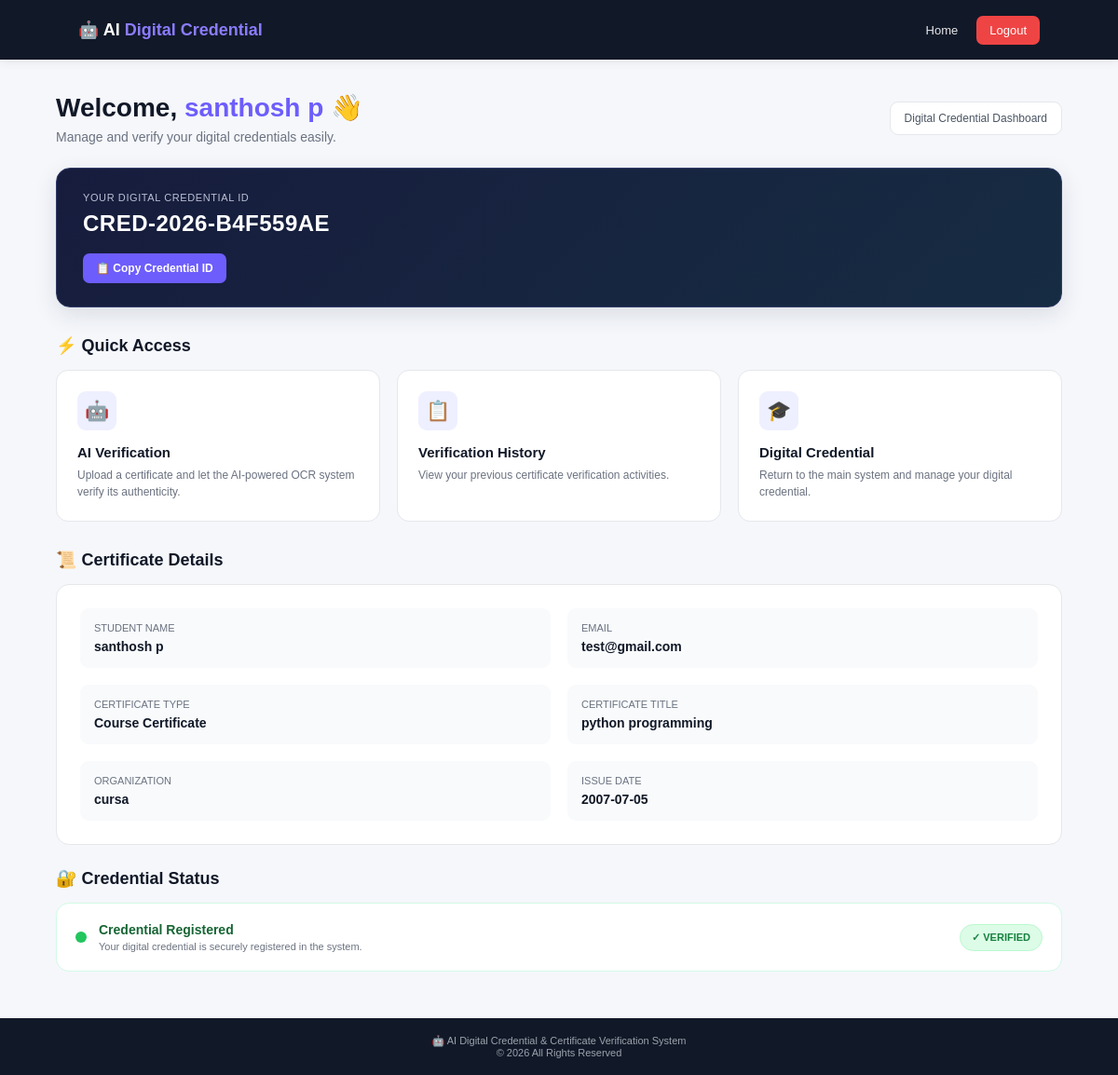
Page /dashboard (signed in) on the committed database.
### tables this page shows
CREATE TABLE users (

            id INTEGER PRIMARY KEY AUTOINCREMENT,

            name TEXT NOT NULL,

            email TEXT UNIQUE NOT NULL,

            password TEXT NOT NULL,

            credential_id TEXT UNIQUE NOT NULL,

            certificate_type TEXT NOT NULL,

            certificate_title TEXT NOT NULL,

            organization TEXT NOT NULL,

            issue_date TEXT NOT NULL

        , certificate_file TEXT, validation_code TEXT);

### app.py (the view)
@app.route("/dashboard")
def dashboard():
    if "student_id" not in session:
        return redirect(
            url_for("home")
        )
    conn = get_db()
    user = conn.execute(
        """
        SELECT *
        FROM users
        WHERE id = ?
        """,
        (
            session["student_id"],
        )
    ).fetchone()
    if not user:
        conn.close()
        return redirect(
            url_for("home")
        )
    history = conn.execute(
        """
        SELECT *
        FROM verification_history
        WHERE credential_id = ?
        ORDER BY id DESC
        LIMIT 1
        """,
        (
            user["credential_id"],
        )
    ).fetchone()
    upload_count = conn.execute(
        """
        SELECT COUNT(*)
        FROM certificate_uploads
        WHERE credential_id = ?
        """,
        (
            user["credential_id"],
        )
    ).fetchone()[0]
    conn.close()
    return render_template(
        "dashboard.html",
        user=dict(user),
        history=dict(history)
        if history
        else None,
        upload_count=upload_count
    )

### app.py (called while the page is built)
def get_db():
    conn = sqlite3.connect(DB_PATH)
    conn.row_factory = sqlite3.Row
    return conn

### dashboard.html (shortened to what this page needs)
<!DOCTYPE html>
<html lang="en">
<head>
</head>
<body>
<nav class="navbar">
    <div class="logo">
        🤖 AI <span>Digital Credential</span>
    </div>
    <div class="nav-right">
        <a href="{{ url_for('home') }}">
            Home
        </a>
        <a href="{{ url_for('logout') }}"
           class="logout-btn">
            Logout
        </a>
    </div>
</nav>
<main class="main">
    <section class="welcome">
        <div>
            <h1>
                Welcome,
                <span>{{ user.name }}</span> 👋
            </h1>
            <p>
                Manage and verify your digital credentials easily.
            </p>
        </div>
        <div class="date-box">
            {{ now if now else "Digital Credential Dashboard" }}
        </div>
    </section>
    <section class="credential-card">
        <div class="credential-label">
            Your Digital Credential ID
        </div>
        <div class="credential-id"
             id="credentialId">
            {{ user.credential_id or "Not Assigned" }}
        </div>
        <button class="copy-btn"
                onclick="copyCredential()">
            📋 Copy Credential ID
        </button>
    </section>
    <h2 class="section-title">
        ⚡ Quick Access
    </h2>
    <section class="quick-grid">
        <a href="{{ url_for('ai_verify') }}"
           class="quick-card">
            <div class="quick-icon">
                🤖
            </div>
            <h3>
                AI Verification
            </h3>
            <p>
                Upload a certificate and let the
                AI-powered OCR system verify its
                authenticity.
            </p>
        </a>
        <a href="{{ url_for('verification_history') }}"
           class="quick-card">
            <div class="quick-icon">
                📋
            </div>
            <h3>
                Verification History
            </h3>
            <p>
                View your previous certificate
                verification activities.
            </p>
        </a>
        <a href="{{ url_for('home') }}"
           class="quick-card">
            <div class="quick-icon">
                🎓
            </div>
            <h3>
                Digital Credential
            </h3>
            <p>
                Return to the main system and
                manage your digital credential.
            </p>
        </a>
    </section>
    <h2 class="section-title">
        📜 Certificate Details
    </h2>
    <section class="details-card">
        <div class="details-grid">
            <div class="detail">
                <div class="detail-label">
                    Student Name
                </div>
                <div class="detail-value">
                    {{ user.name or "Not Available" }}
                </div>
            </div>
            <div class="detail">
                <div class="detail-label">
                    Email
                </div>
                <div class="detail-value">
                    {{ user.email or "Not Available" }}
                </div>
            </div>
            <div class="detail">
                <div class="detail-label">
                    Certificate Type
                </div>
                <div class="detail-value">
                    {{ user.certificate_type or "Not Available" }}
                </div>
            </div>
            <div class="detail">
                <div class="detail-label">
                    Certificate Title
                </div>
                <div class="detail-value">
                    {{ user.certificate_title or "Not Available" }}
                </div>
            </div>
            <div class="detail">
                <div class="detail-label">
                    Organization
                </div>
                <div class="detail-value">
                    {{ user.organization or "Not Available" }}
                </div>
            </div>
            <div class="detail">
                <div class="detail-label">
                    Issue Date
                </div>
                <div class="detail-value">
                    {{ user.issue_date or "Not Available" }}
                </div>
            </div>
        </div>
    </section>
    <h2 class="section-title">
        🔐 Credential Status
    </h2>
    <section class="status-card">
        <div class="status-left">
            <div class="status-dot"></div>
            <div>
                <h3>
                    Credential Registered
                </h3>
                <p>
                    Your digital credential is securely
                    registered in the system.
                </p>
            </div>
        </div>
        <div class="verified-badge">
            ✓ VERIFIED
        </div>
    </section>
</main>
<footer>
    <p>
        🤖 AI Digital Credential & Certificate Verification System
    </p>
    <p>
        © 2026 All Rights Reserved
    </p>
</footer>
</body>
</html>

### dashboard.html (style rules this page uses)
* { margin: 0; padding: 0; box-sizing: border-box; }
body { font-family: Arial, Helvetica, sans-serif; background: #f5f7fb; color: #1f2937; min-height: 100vh; }
.navbar { height: 64px; background: #111827; color: white; display: flex; align-items: center; justify-content: space-between; padding: 0 7%; box-shadow: 0 2px 10px rgba(0, 0, 0, 0.08); }
.logo { font-size: 18px; font-weight: bold; }
.logo span { color: #8b7cff; }
.nav-right { display: flex; align-items: center; gap: 20px; }
.nav-right a { color: #e5e7eb; text-decoration: none; font-size: 13px; }
.logout-btn { background: #ef4444; color: white !important; padding: 8px 14px; border-radius: 7px; }
.main { width: 90%; max-width: 1100px; margin: 35px auto 50px; }
.welcome { display: flex; justify-content: space-between; align-items: center; margin-bottom: 25px; }
.welcome h1 { font-size: 28px; color: #111827; margin-bottom: 7px; }
.welcome h1 span { color: #6d5dfc; }
.welcome p { color: #6b7280; font-size: 14px; }
.date-box { background: white; border: 1px solid #e5e7eb; padding: 10px 15px; border-radius: 9px; color: #4b5563; font-size: 12px; }
.credential-card { background: linear-gradient( 135deg, #171c3d, #162c42 ); color: white; border-radius: 15px; padding: 25px 28px; margin-bottom: 30px; border: 1px solid #303b68; box-shadow: 0 8px 25px rgba(31, 41, 55, 0.12); }
.credential-label { font-size: 11px; color: #b9c0d4; text-transform: uppercase; letter-spacing: 0.6px; margin-bottom: 8px; }
.credential-id { font-size: 24px; font-weight: bold; letter-spacing: 0.5px; margin-bottom: 18px; }
.copy-btn { border: none; background: #6d5dfc; color: white; padding: 9px 14px; border-radius: 7px; cursor: pointer; font-size: 12px; font-weight: bold; }
.section-title { font-size: 18px; color: #111827; margin-bottom: 15px; }
.quick-grid { display: grid; grid-template-columns: repeat(3, 1fr); gap: 18px; margin-bottom: 30px; }
.quick-card { background: white; border: 1px solid #e5e7eb; border-radius: 13px; padding: 22px; text-decoration: none; color: inherit; transition: 0.2s ease; min-height: 145px; }
.quick-icon { width: 42px; height: 42px; border-radius: 9px; background: #eef0ff; display: flex; align-items: center; justify-content: center; font-size: 21px; margin-bottom: 15px; }
.quick-card h3 { font-size: 15px; margin-bottom: 7px; color: #111827; }
.quick-card p { font-size: 12px; color: #6b7280; line-height: 1.5; }
.details-card { background: white; border: 1px solid #e5e7eb; border-radius: 14px; padding: 25px; margin-bottom: 25px; }
.details-grid { display: grid; grid-template-columns: repeat(2, 1fr); gap: 18px; }
.detail { background: #f8fafc; border-radius: 9px; padding: 15px; }
.detail-label { color: #6b7280; font-size: 11px; margin-bottom: 6px; text-transform: uppercase; }
.detail-value { color: #111827; font-weight: bold; font-size: 14px; word-break: break-word; }
.status-card { background: white; border: 1px solid #d1fae5; border-radius: 14px; padding: 20px; display: flex; align-items: center; justify-content: space-between; margin-bottom: 25px; }
.status-left { display: flex; align-items: center; gap: 13px; }
.status-dot { width: 12px; height: 12px; background: #22c55e; border-radius: 50%; }
.status-left h3 { font-size: 14px; color: #166534; margin-bottom: 4px; }
.status-left p { font-size: 11px; color: #6b7280; }
.verified-badge { background: #dcfce7; color: #15803d; border: 1px solid #bbf7d0; padding: 7px 12px; border-radius: 20px; font-size: 11px; font-weight: bold; }
footer { background: #111827; color: #9ca3af; text-align: center; padding: 18px; font-size: 11px; }

### rows in the picture
users: name "santhosh p", credential "CRED-2026-B4F559AE", email "test@gmail.com", certificate_type "Course Certificate", certificate_title "python programming", organization "cursa", issue_date "2007-07-05"

### other values in the picture
{{ now if now else "Digital Credential Dashboard" }} "Digital Credential Dashboard"
